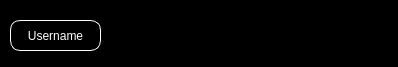
<?xml version="1.0" encoding="UTF-8"?>
<ui version="4.0">
 <class>Form</class>
 <widget class="QWidget" name="Form">
  <property name="geometry">
   <rect>
    <x>0</x>
    <y>0</y>
    <width>398</width>
    <height>67</height>
   </rect>
  </property>
  <property name="windowTitle">
   <string>Form</string>
  </property>
  <property name="styleSheet">
   <string notr="true">background-color: black;
border-radius: 10px;</string>
  </property>
  <widget class="QLabel" name="lblUsername">
   <property name="geometry">
    <rect>
     <x>10</x>
     <y>20</y>
     <width>91</width>
     <height>31</height>
    </rect>
   </property>
   <property name="styleSheet">
    <string notr="true">color: white;
border-color: white;
border-style: solid;
border-width: 1px;</string>
   </property>
   <property name="text">
    <string>Username</string>
   </property>
   <property name="alignment">
    <set>Qt::AlignCenter</set>
   </property>
  </widget>
  <widget class="QFrame" name="frmData">
   <property name="geometry">
    <rect>
     <x>110</x>
     <y>10</y>
     <width>281</width>
     <height>51</height>
    </rect>
   </property>
   <property name="styleSheet">
    <string notr="true">color: white;
background: none;
background:transparent;
padding:0;</string>
   </property>
   <property name="frameShape">
    <enum>QFrame::StyledPanel</enum>
   </property>
   <property name="frameShadow">
    <enum>QFrame::Raised</enum>
   </property>
   <layout class="QVBoxLayout" name="verticalLayout">
    <item>
     <layout class="QVBoxLayout" name="lytMessage"/>
    </item>
   </layout>
  </widget>
 </widget>
 <resources/>
 <connections/>
</ui>
